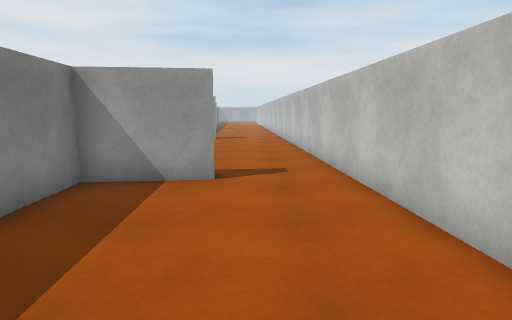
view 1 (above)

24 first-person views from a walk through a 3-D level made in the Unity game engine. The camera is 1.4 m above the floor, tilts 8° down and sees 75° across. The floor is counted in squares, 1 m on a side. Each view is taken from the middle of a square. On the plan, view 1 faces up. The plan holds only what a view shows up to about 15 squares ahead; the rest is blank. The place goes on beyond the plan. The player is left out. Surface patterns are stand-ins for the level's own textures.

view 2
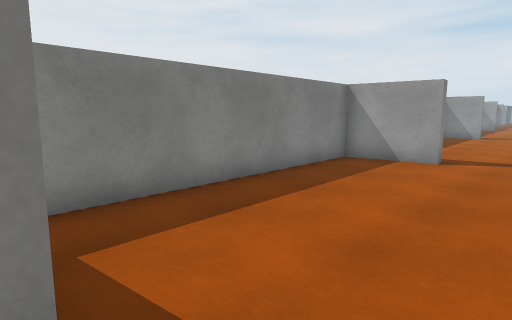

view 3
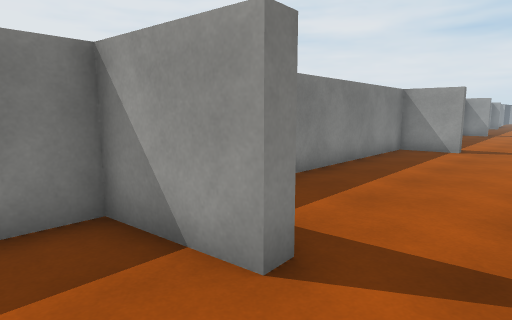

view 4
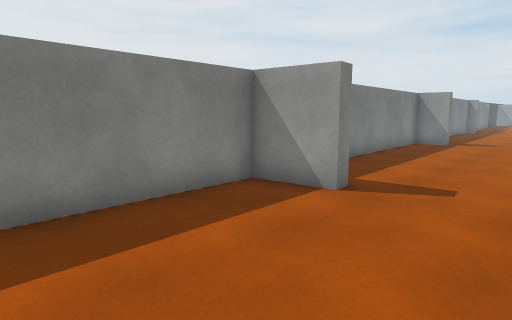

view 5
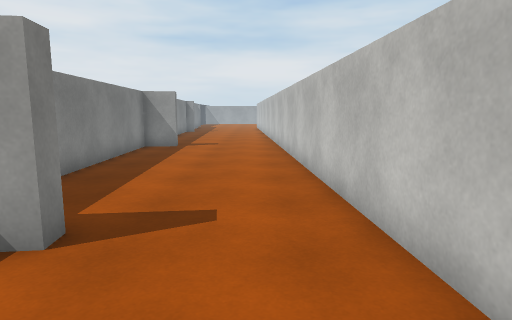

view 6
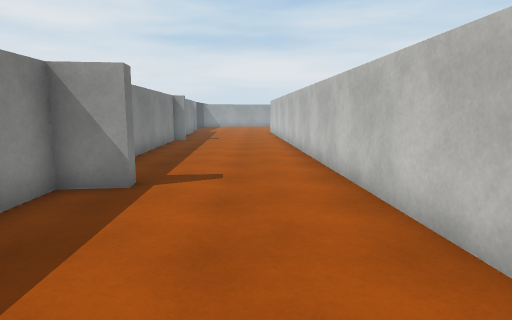

view 7
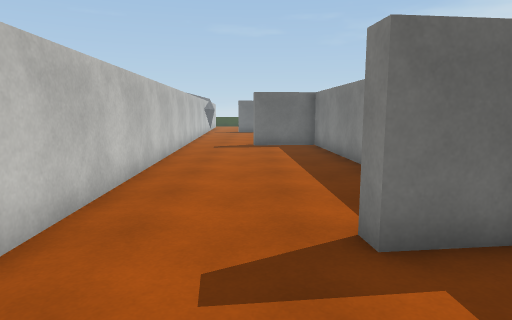

view 8
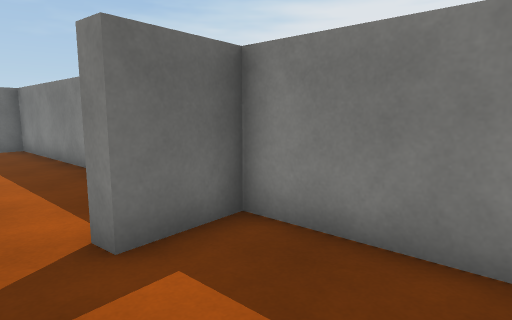

view 9
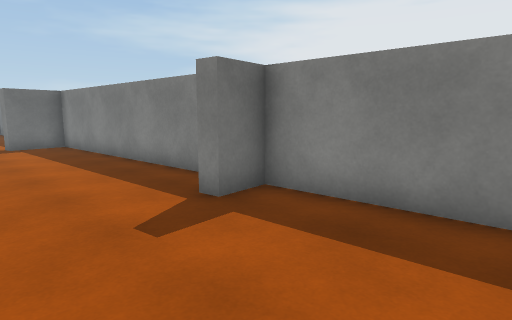

view 10
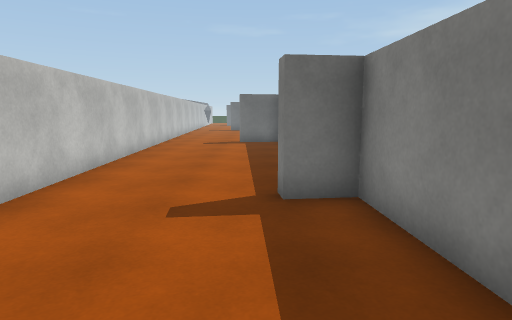

view 11
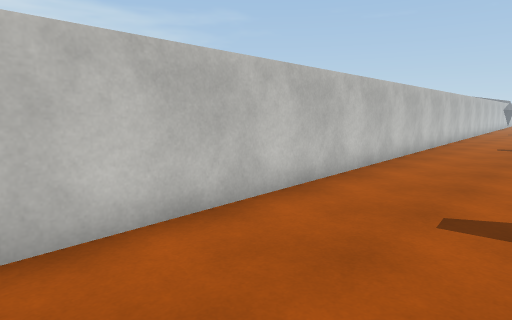

view 12
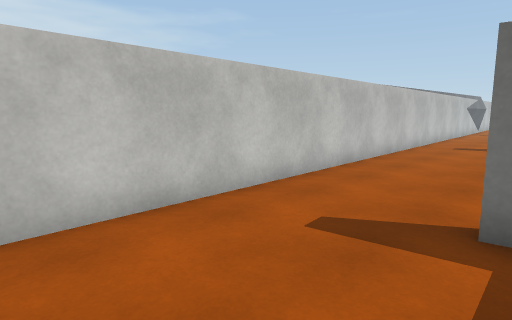

view 13
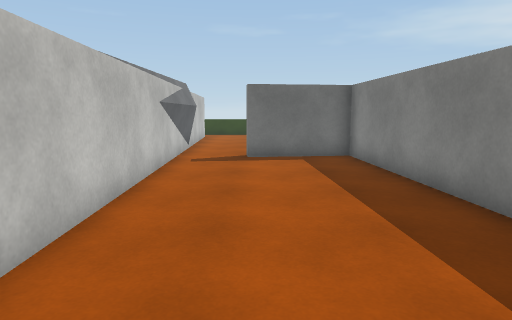

view 14
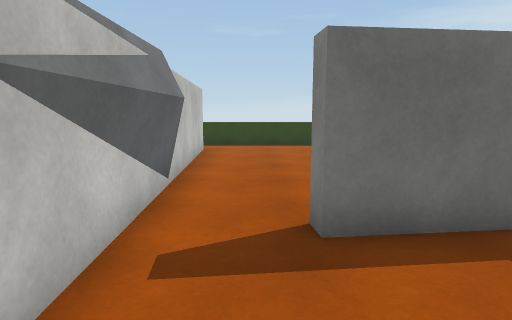

view 15
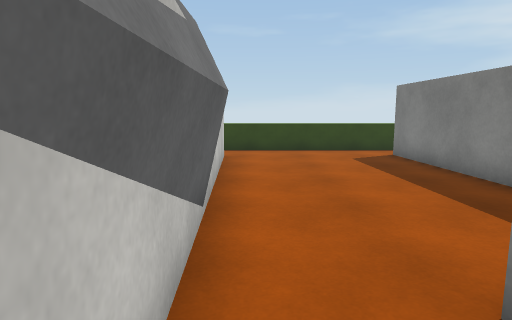

view 16
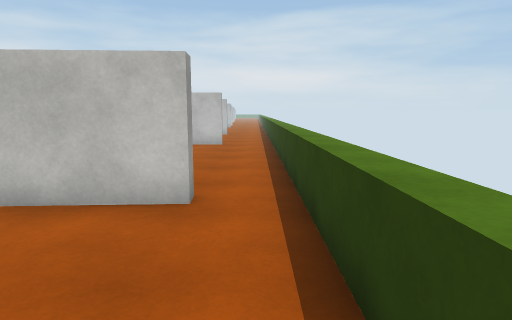

view 17
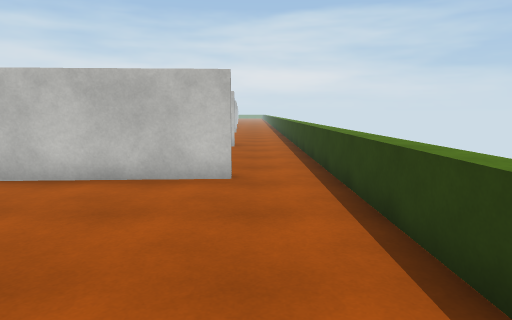

view 18
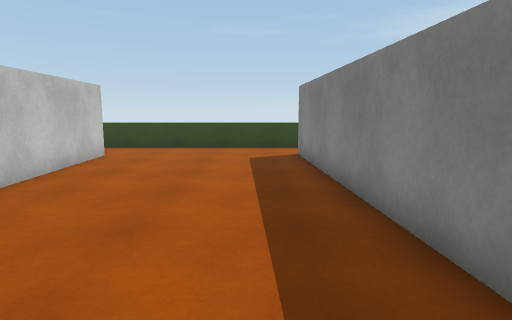

view 19
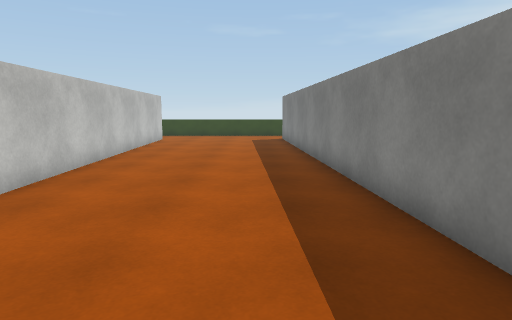

view 20
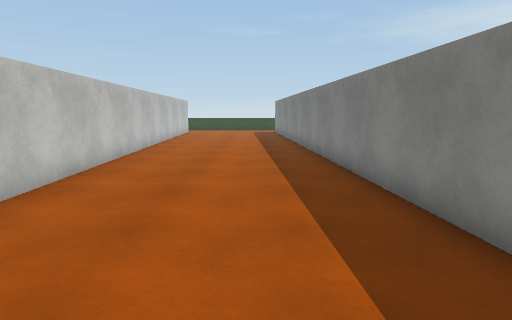

view 21
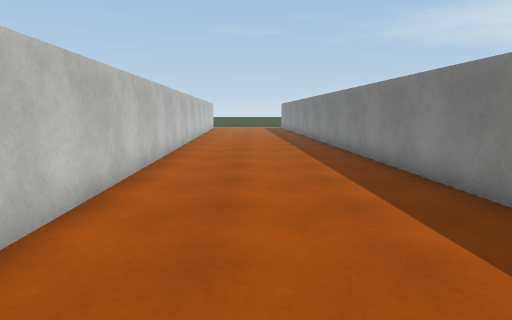

view 22
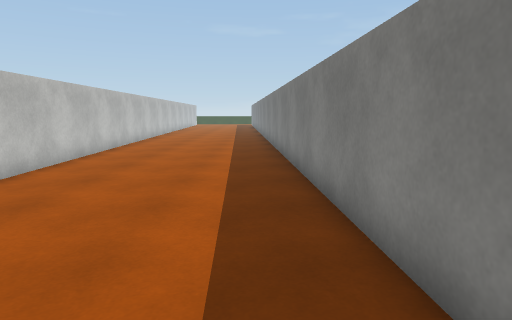

view 23
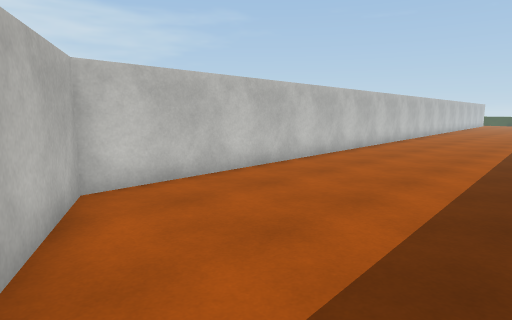

view 24
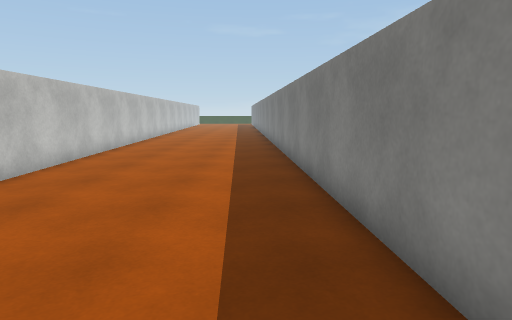

### Floor plan
Key: @ floor where view 1 was taken; # wall or solid block; . floor; ^ raised ledge.
Columns run from 5 left of view 1 to 21 right of it. Each row starts with its distance up from view 1.
 35 #.....#
 34 #.....#
 33 #.....#
 32 #.....#
 31 #.....#          .. ##
 30 ##....#            ..###
 29 ##....#         #......#
 28 #.....#         #......#
 27 #.....#         ##.....#
 26 #.....#          #.....#
 25 #.....#          #.....#
 24 #.....#          #.....#
 23 #.....#          #.....##
 22 ##....##         #......#
 21  #.....#         #......#
 20  #.....#         #......#
 19  ##....#         #......#
 18  ##....#         #......#
 17  #.....#         #......#
 16  #.....#         #......#
 15  #.....#         #......#
 14  #.....#         #......#
 13  #.....#         #......#
 12  #.....#         #......#
 11  #.....#         #......#
 10  #.....#         #......#
  9  #.....#         #......#
  8  #.....#         #......#
  7  ####..#         ##.....#
  6  #.....#          #.....#
  5  #.....#          #.....#
  4  #.....#          #.....#
  3  #.....#          #.....##
  2  ##....##         #......#
  1   #.....#         #......#
  0   #..@..#         #......#
 -1   #.....#         #......#
 -2   #.....#         #......#
 -3   ####..#         #......#
 -4     ....#         #......#
 -5     ....#         #......#
 -6    .....#         #......#
 -7   #.....#        .#......#
 -8   #.....#       ..#......#
 -9   #.....#     ....#......#
-10   #.....#    .....#......#
-11   #.....#   ......#......#
-12   #........................
-13   .........................
-14   ^^^^^^^^^^^^^^^^^^^^^^^^^

Where each view was taken, in squares from view 1:
view 1: 0 up, 0 right, facing up
view 2: 3 down, 2 right, facing up-left
view 3: 5 up, 1 right, facing up-left
view 4: 13 up, 1 right, facing up-left
view 5: 15 up, 0 right, facing up
view 6: 23 up, 1 left, facing up
view 7: 22 up, 1 left, facing down
view 8: 22 up, 1 left, facing down-left
view 9: 34 up, 0 right, facing down-left
view 10: 35 up, 3 left, facing down
view 11: 35 up, 3 left, facing down-right
view 12: 23 up, 3 left, facing down-right
view 13: 8 up, 0 right, facing down
view 14: 1 up, 1 right, facing down
view 15: 1 down, 2 right, facing down
view 16: 13 down, 2 left, facing right
view 17: 12 down, 6 right, facing right
view 18: 0 up, 15 right, facing down
view 19: 7 up, 15 right, facing down
view 20: 14 up, 15 right, facing down
view 21: 21 up, 16 right, facing down
view 22: 29 up, 13 right, facing down
view 23: 31 up, 12 right, facing down-right
view 24: 31 up, 13 right, facing down
